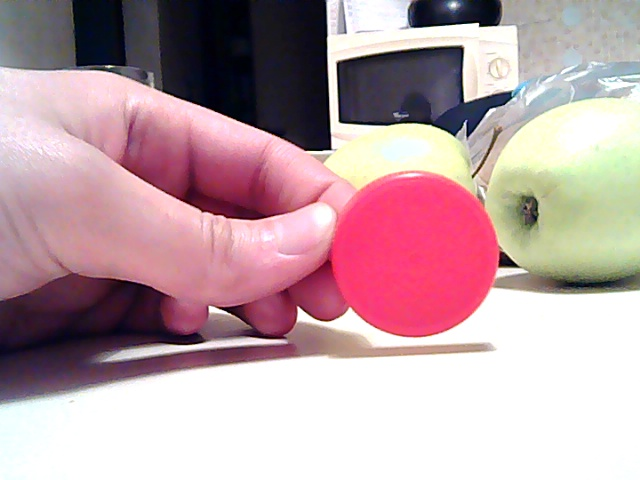
//> input picture Data/cervenyKruh24.jpg, 640 x 480 px, given in place of cervenyKruhX0.jpg, which was not available
$ ./main   (built with g++ and OpenCV 4)
//> lines starting //> are read from the running program, lines starting //| are printed output that depends on the picture; after the words box and inside, x2 and y2 are one past the last pixel; in counts of white or black regions, pixels touching at a corner belong together; pictures that were not available may be replaced by others from this repository, and a replacement may not be noted
### ZadanieVIZS40b/hough.h
// [33 lines of licence text are left out]

#ifndef HOUGH_H_
#define HOUGH_H_

#include <vector>

namespace keymolen {

	class Hough {
	public:
		Hough();
		virtual ~Hough();
	public:
		int Transform(unsigned char* img_data, int w, int h);
		std::vector< std::pair< std::pair<int, int>, std::pair<int, int> > > GetLines(int threshold);
		const unsigned int* GetAccu(int *w, int *h);
	private:
		unsigned int* _accu;
		int _accu_w;
		int _accu_h;
		int _img_w;
		int _img_h;
	};

}

#endif /* HOUGH_H_ */

### ZadanieVIZS40b/main.cpp
// [33 lines of licence text are left out]
#include <opencv2/opencv.hpp>
#include <opencv2\highgui\highgui.hpp>
#include <iostream>
#include <stdio.h>
#include <sstream>
#include <string.h>
#include <iostream>
//#include <dirent.h>
//#include <unistd.h>
#include <string>
#include <map>
#include <iostream>
#include<sstream>

#include "opencv2/highgui/highgui.hpp"
#include "opencv2/imgproc/imgproc.hpp"
#include "opencv2/core/core.hpp"

#include "hough.h"
using namespace cv;

const int FRAME_WIDTH = 640;
const int FRAME_HEIGHT = 480;
/*
extern FILE *stdin;
extern FILE *stdout;
extern FILE *stderr;

*/
std::string img_path = "../Data/obrazok.png";
int threshold = 0;

// [41 lines of commented-out code are left out]

double d = 127*2, Z = 9.5, D = 4;//d = 400, Z = 18.2, D = 10;//d = 100, Z = 38, D = 10; // d = 129 * 2, Z = 15, D = 10;		// d = width, Z = vzdialenostOd, D = ballsize
double f = d*Z / D;
int posun;

int main(int argc, char **argv) {
	// Usage: ./circle_detect image_circles_path
//	check_program_arguments(argc);
	int temp = 0;
	double pixelPosun = (double)45 / 640;
	double stredSirka = 335;//640 / 2;
	// Load input image
//	std::string path_image{ argv[1] };
	Mat frame;
	std::stringstream ss;
	//ss << "../Data/cervenyKruh" << temp << ".jpg";

	//while (temp < 100) {
	//	VideoCapture capture;
	//	//open capture object at location zero (default location for webcam)
	//	capture.open(1);

	//	capture >> frame;
	//	ss << "../Data/cervenyKruhX" << temp << ".jpg";
	//	imwrite(ss.str(), frame);
	//	temp++;

	//	cv::Mat bgr_image = cv::imread(ss.str());
	//	cv::namedWindow("ofoteny obrazok", cv::WINDOW_NORMAL);
	//	cv::imshow("ofoteny obrazok", bgr_image);


	//	ss.str(std::string());
	//	ss.clear();
	//	waitKey(1);
	//}
	//*******************************************************************
	//VideoCapture capture;
	////open capture object at location zero (default location for webcam)
	//capture.open(1);

	//capture >> frame;
	//imwrite("../Data/8_5.png", frame);
	//******************************************************************

	while (temp < 100)
	{
 		ss << "../Data/cervenyKruhX" << temp << ".jpg";

	cv::Mat bgr_image = cv::imread(ss.str());
//> bgr_image is the input picture: 480 rows x 640 cols, CV_8UC3; mean B, G, R 166.9, 161, 189

	// Check if the image can be loaded
//	check_if_image_exist(bgr_image, path_image);

	cv::Mat orig_image = bgr_image.clone();

	cv::medianBlur(bgr_image, bgr_image, 3);


	// Convert input image to HSV
	cv::Mat hsv_image;
	cv::cvtColor(bgr_image, hsv_image, cv::COLOR_BGR2HSV);
//> hsv_image: 480 rows x 640 cols, CV_8UC3; mean H, S, V 89.8, 63.8, 192.7

	int w = hsv_image.cols;
//> w = 640
	int h = hsv_image.rows;
//> h = 480

	// Threshold the HSV image, keep only the red pixels
	cv::Mat lower_red_hue_range;
	cv::Mat upper_red_hue_range;
	cv::Mat green_hue_range;
	// [5 lines of commented-out code are left out]

	cv::inRange(hsv_image, cv::Scalar(0, 70, 50), cv::Scalar(10, 255, 255), lower_red_hue_range);
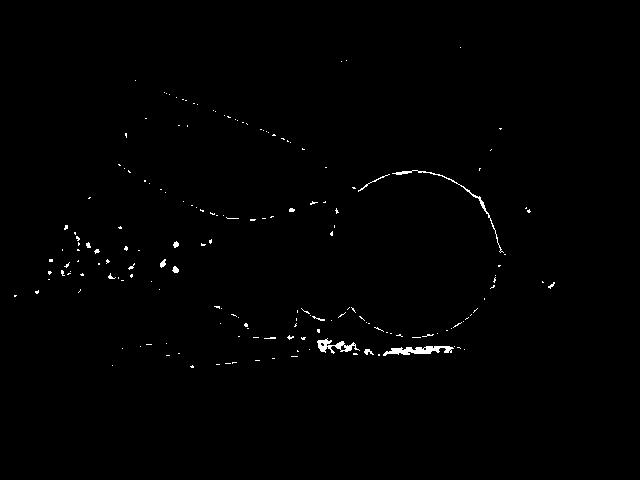
//> lower_red_hue_range: 480 rows x 640 cols, CV_8UC1; 0.65% white in thin lines or dots, all inside (x1, y1, x2, y2) = (14, 47, 555, 368)
	cv::inRange(hsv_image, cv::Scalar(170, 70, 50), cv::Scalar(180, 255, 255), upper_red_hue_range);
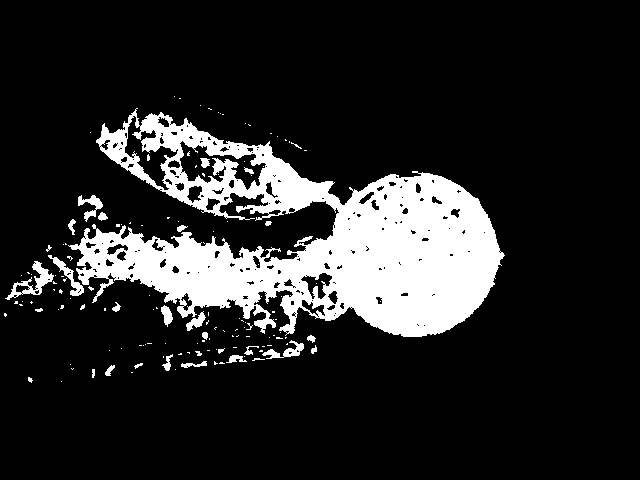
//> upper_red_hue_range: 480 rows x 640 cols, CV_8UC1; 15.4% white; 142 white regions (114 under 20 px), largest, box (x1, y1, x2, y2) and area: (68, 108, 505, 337) 44167, (5, 261, 54, 300) 545, (48, 255, 84, 296) 334

	cv::inRange(hsv_image, cv::Scalar(65, 130, 0), cv::Scalar(100, 255, 255), green_hue_range);		//150,0
//> green_hue_range: 480 rows x 640 cols, CV_8UC1; 0.13% white in thin lines or dots, all inside (x1, y1, x2, y2) = (74, 0, 610, 286)


	// Combine the above two images
	cv::Mat red_hue_image;
	cv::addWeighted(lower_red_hue_range,1, upper_red_hue_range, 1, 0.0, red_hue_image);
//> red_hue_image: 480 rows x 640 cols, CV_8UC1; 16.1% white; 176 white regions (140 under 20 px), largest, box (x1, y1, x2, y2) and area: (68, 108, 506, 338) 45118, (5, 261, 54, 300) 574, (48, 255, 84, 296) 387

	cv::GaussianBlur(red_hue_image, red_hue_image, cv::Size(9, 9), 2, 2);
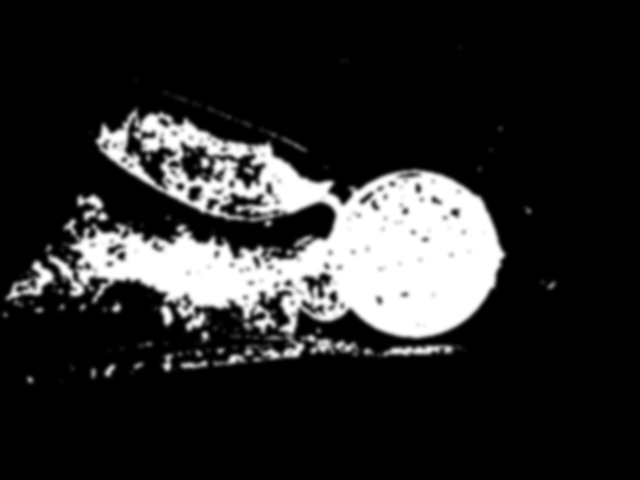
//> red_hue_image: 480 rows x 640 cols, CV_8UC1; min 0, max 255, mean 41
	cv::GaussianBlur(green_hue_range, green_hue_range, cv::Size(9, 9), 2, 2);
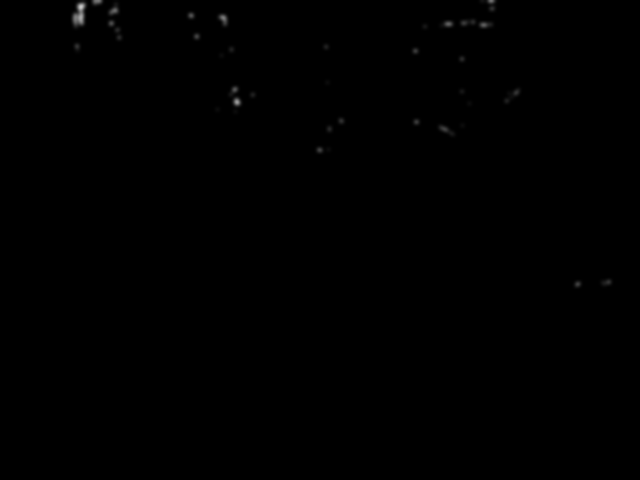
//> green_hue_range: 480 rows x 640 cols, CV_8UC1; min 0, max 197, mean 0.3
	// Use the Hough transform to detect circles in the combined threshold image
	std::vector<cv::Vec3f> circles;
	cv::HoughCircles(red_hue_image, circles, CV_HOUGH_GRADIENT, 1, red_hue_image.rows / 8, 100, 20, 0, 0);
//> circles = 52 circles (x, y, radius), first 12: [413.5, 252.5, 84.3], [212.5, 259.5, 105.4], [257.5, 69.5, 151.7], [164.5, 223.5, 100.3], [332.5, 90.5, 264.9], [385.5, 131.5, 223.2], [258.5, 6.5, 209.1], [157.5, 454.5, 218.9], [348.5, 29.5, 324.3], [413.5, 71.5, 282.3], [352.5, 244.5, 110.6], [174.5, 390.5, 185.3]

	std::vector<cv::Vec3f> circlesGreen;
	cv::HoughCircles(green_hue_range, circlesGreen, CV_HOUGH_GRADIENT, 1, green_hue_range.rows / 8, 100, 20, 0, 0);
//> circlesGreen = empty
	// Loop over all detected circles and outline them on the original image
//	if (circles.size() == 0) std::exit(-1);
	for (size_t current_circle = 0; current_circle < circles.size(); ++current_circle) {
		cv::Point center(std::round(circles[current_circle][0]), std::round(circles[current_circle][1]));

		if (current_circle != 0)
			break;

		int radius = std::round(circles[current_circle][2]);

	//	putText(cameraFeed, "Tracking Object", Point(0, 50), 2, 1, Scalar(0, 255, 0), 2);
		double xko = circles[current_circle][0];
		double yko = circles[current_circle][1];
	//	putText(orig_image, "X:10", Point(circles[current_circle][0], circles[current_circle][1]), 2, 1, Scalar(0, 255, 0), 2);

		if (xko > stredSirka)
			posun = xko - stredSirka;

		else
			posun = (stredSirka - xko)*(-1);

	//	double bodY = posun*pixelPosun;
		double distance = (0.0000007667*pow(radius, 4) - 0.0003074*pow(radius, 3) + 0.04678*pow(radius, 2) - 3.382*pow(radius, 1) + 115.8);	//suradnica X
		if (distance > 60)
			break;

		double Dc = sqrt(pow(xko - 320, 2) + pow(yko - 240, 2));
	/*	double lenX = xko - 335;
		double lexX = (double) lenX * 45 / 670;*/
		double Dw = (distance/100)*sin(Dc*45/640*3.14159/180)*100;		// suradnica Y

		putText(orig_image, "BodX:" + std::to_string(distance) + "cm", Point(circles[current_circle][0]-40, circles[current_circle][1]), 2, 1, Scalar(0, 255, 0), 2);
		putText(orig_image, "BodY:" + std::to_string(Dw) + "cm", Point(circles[current_circle][0]-40, circles[current_circle][1] + 40), 2, 1, Scalar(0, 255, 0), 2);
		putText(orig_image, "Zastav sa!!!", Point(400,50), 2, 1, Scalar(0, 255, 0), 2);


		printf("Kruh %d vzdialenost od kamery: %fmm,  X:%f,  Y:%f,   polomer:%d\n", (int)current_circle, distance, xko, yko, radius);
		printf("WIDTH: %d,  HEIGHT:%d, bod Y:%f\n", w,h,Dw);
		cv::circle(orig_image, center, radius, cv::Scalar(0, 255, 0), 5);
	}
//> this loop made 2 passes
//> (center, radius, xko, yko, posun, distance, Dc, Dw) on pass 1: (Point(414, 253), 84, 413.5, 252.5, 78, 17.77, 94.33, 2.05)
//> center on pass 2: Point(213, 260)
//| Kruh 0 vzdialenost od kamery: 17.766268mm,  X:413.500000,  Y:252.500000,   polomer:84
//| WIDTH: 640,  HEIGHT:480, bod Y:2.052077
//> pass 1, `putText(orig_image, "BodY:" + std::to_string(Dw) + "cm", Point(circles..`:
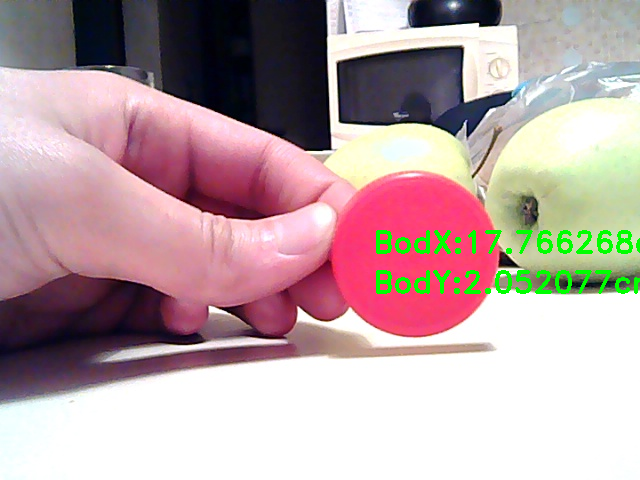
//> orig_image: 480 rows x 640 cols, CV_8UC3; mean B, G, R 164.8, 163, 185.8
//> pass 1, `putText(orig_image, "Zastav sa!!!", Point(400,50), 2, 1, Scalar(0, 255..`:
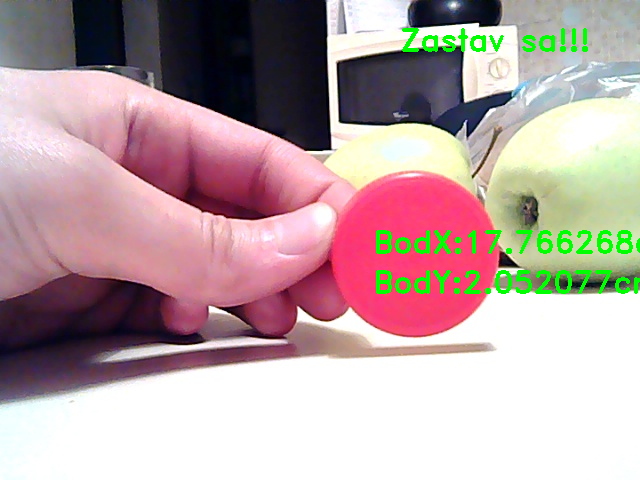
//> orig_image: 480 rows x 640 cols, CV_8UC3; 0.49% of pixels changed, all inside (x1, y1, x2, y2) = (402, 28, 588, 52)
//> after the loop:
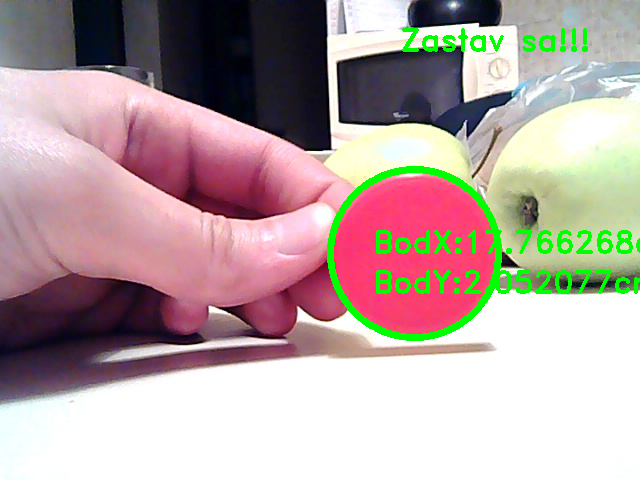
//> orig_image: 480 rows x 640 cols, CV_8UC3; 1.17% of pixels changed, all inside (x1, y1, x2, y2) = (327, 166, 502, 341)

	for (size_t current_circle = 0; current_circle < circlesGreen.size(); ++current_circle) {
		cv::Point center(std::round(circlesGreen[current_circle][0]), std::round(circlesGreen[current_circle][1]));

		/*if (current_circle != 0)
			break;*/

		int radius = std::round(circlesGreen[current_circle][2]);

		//	putText(cameraFeed, "Tracking Object", Point(0, 50), 2, 1, Scalar(0, 255, 0), 2);
		double xko = circlesGreen[current_circle][0];
		double yko = circlesGreen[current_circle][1];
		//	putText(orig_image, "X:10", Point(circles[current_circle][0], circles[current_circle][1]), 2, 1, Scalar(0, 255, 0), 2);

		if (xko > stredSirka)
			posun = xko - stredSirka;

		else
			posun = (stredSirka - xko)*(-1);

		//	double bodY = posun*pixelPosun;
		double distance = (0.0000007667*pow(radius, 4) - 0.0003074*pow(radius, 3) + 0.04678*pow(radius, 2) - 3.382*pow(radius, 1) + 115.8);	//suradnica X
		if (distance > 60)
			break;

		double Dc = sqrt(pow(xko - 320, 2) + pow(yko - 240, 2));
		/*	double lenX = xko - 335;
		double lexX = (double) lenX * 45 / 670;*/
		double Dw = (distance / 100)*sin(Dc * 45 / 640 * 3.14159 / 180)*100;		// suradnica Y

		putText(orig_image, "BodX:" + std::to_string(distance) + "cm", Point(circlesGreen[current_circle][0] - 40, circlesGreen[current_circle][1]), 2, 1, Scalar(0, 255, 0), 2);
		putText(orig_image, "BodY:" + std::to_string(Dw) + "cm", Point(circlesGreen[current_circle][0] - 40, circlesGreen[current_circle][1] + 40), 2, 1, Scalar(0, 255, 0), 2);
		putText(orig_image, "Mozes ist!!!", Point(100, 50), 2, 1, Scalar(0, 255, 0), 2);


		printf("Kruh %d vzdialenost od kamery: %fmm,  X:%f,  Y:%f,   polomer:%d\n", (int)current_circle, distance, xko, yko, radius);
		printf("WIDTH: %d,  HEIGHT:%d, bod Y:%f\n", w, h, Dw);
		cv::circle(orig_image, center, radius, cv::Scalar(255, 0, 0), 5);
	}
//> this loop made 0 passes

	// [5 lines of commented-out code are left out]
	cv::namedWindow("Combined threshold images", cv::WINDOW_AUTOSIZE);
	cv::imshow("Combined threshold images", red_hue_image);
	cv::namedWindow("Green images", cv::WINDOW_AUTOSIZE);
	cv::imshow("Green images", green_hue_range);
	cv::namedWindow("Detected red circles on the input image", cv::WINDOW_NORMAL);
	cv::imshow("Detected red circles on the input image", orig_image);

	// [4 lines of commented-out code are left out]
	cv::waitKey(1000);

	temp++;

		ss.str(std::string());
		ss.clear();
	}
//> pass 2 of the loop `while (temp < 100)`:
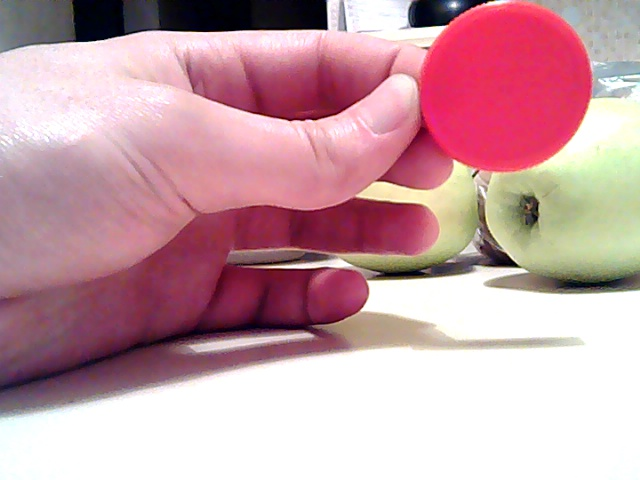
//> input picture Data/cervenyKruh31.jpg, 640 x 480 px, given in place of cervenyKruhX1.jpg, which was not available
//> bgr_image is the input picture: 480 rows x 640 cols, CV_8UC3; mean B, G, R 166.9, 159.2, 199.9
//> hsv_image: 480 rows x 640 cols, CV_8UC3; mean H, S, V 100.7, 72.8, 201.5
//> lower_red_hue_range: 480 rows x 640 cols, CV_8UC1; 0.75% white in thin lines or dots, all inside (x1, y1, x2, y2) = (12, 0, 593, 378)
//> upper_red_hue_range: 480 rows x 640 cols, CV_8UC1; 25.7% white; 152 white regions (110 under 20 px), largest, box (x1, y1, x2, y2) and area: (0, 0, 593, 355) 73870, (278, 318, 349, 356) 692, (122, 349, 159, 381) 380
//> `cv::GaussianBlur(green_hue_range, green_hue_range, cv::Size(9, 9), 2, ..`:
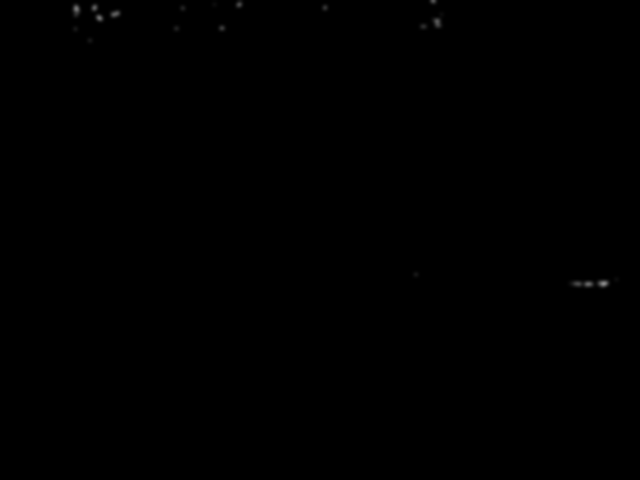
//> green_hue_range: 480 rows x 640 cols, CV_8UC1; min 0, max 137, mean 0.1
//> circles = 64 circles (x, y, radius), first 12: [509.5, 80.5, 82.5], [234.5, 207.5, 154.1], [292.5, 178.5, 115.6], [154.5, 47.5, 278.1], [143.5, 134.5, 213], [183.5, 453.5, 196.1], [380.5, 458.5, 257], [100.5, 76.5, 245.4], [349.5, 205.5, 91.4], [320.5, 421.5, 186.5], [84.5, 173.5, 172.4], [269.5, 369.5, 124.7]
//> the loop `for (size_t current_circle = 0; current_circle < circles.size(); ++cur..` made 2 passes
//> (center, radius, xko, yko, posun, distance, Dc, Dw) on pass 1: (Point(510, 81), 83, 509.5, 80.5, 174, 17.98, 247.7, 5.38)
//> (printed output is left out)
//> after the loop `for (size_t current_circle = 0; current_circle < circles.size(); ++cur..`:
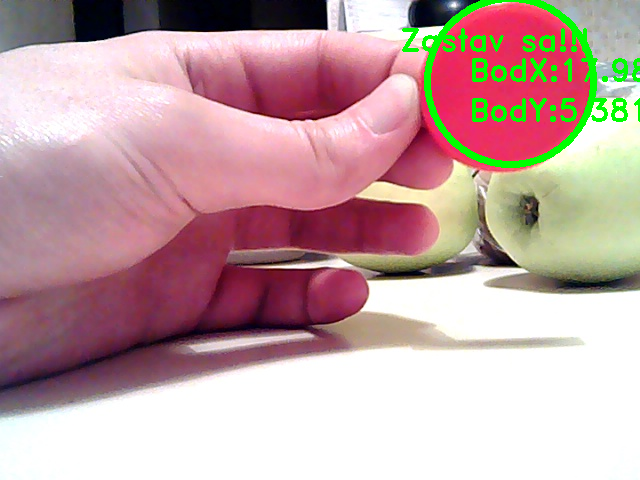
//> orig_image: 480 rows x 640 cols, CV_8UC3; mean B, G, R 163.6, 163.2, 194.1
//> (the run ends here: the time limit is reached, at `cv::HoughCircles(red_hue_image, circles, CV_HOUGH_GRADIENT, 1, red_hue..`)
